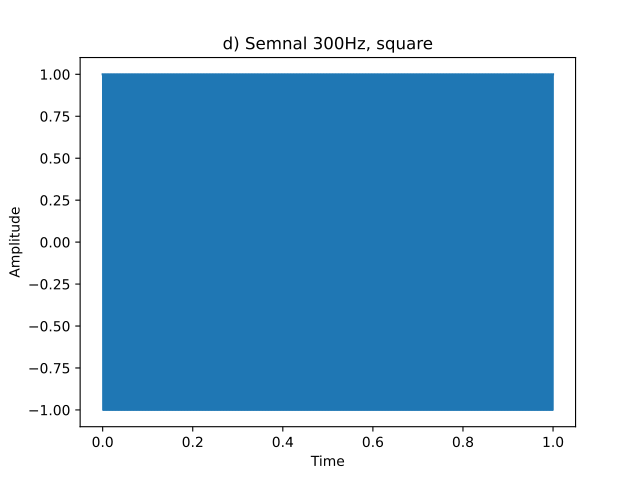

The script that saved this image:
import numpy as np
import matplotlib.pyplot as plt
pi=np.pi
def d(t):
    return np.sign(np.cos(600*np.pi*t+0))


t=np.arange(0,1,0.00001)

fig, ax = plt.subplots()
ax.plot(t,d(t))
ax.set_title("d) Semnal 300Hz, square")
ax.set_xlabel("Time")
ax.set_ylabel("Amplitude")

fig.show()
plt.savefig("d.pdf")
plt.show()
